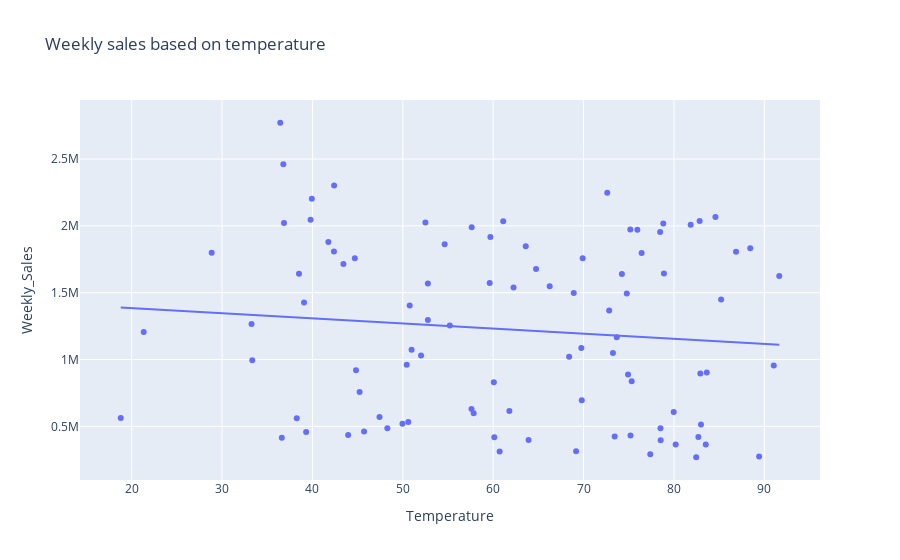

The notebook cell this image was saved under:
### Markdown cell above
The year 2011 was better than the other years.

### Code cell
# Create a scatter graph: impact of temperature on weekly sales
fig = px.scatter(df1, x='Temperature', y='Weekly_Sales', trendline="ols", title="Weekly sales based on temperature")
fig.show()
